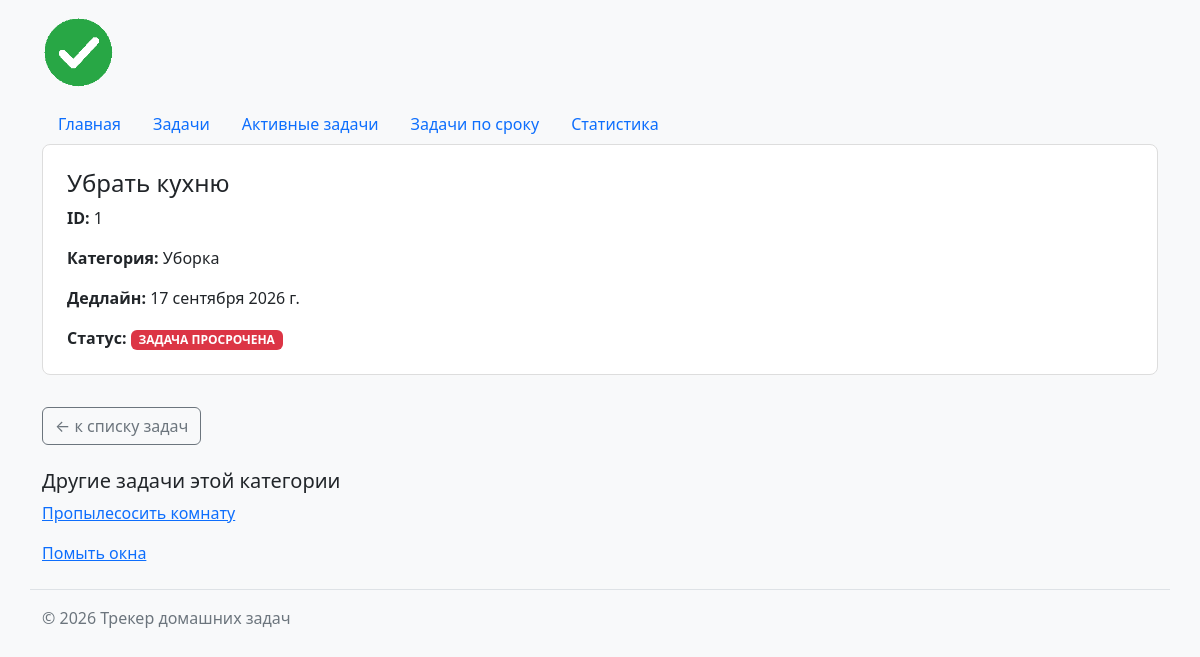
/tasks/1/, run on the app's committed database.
### task_pages/models.py (models this page shows, shortened)
class Task(models.Model):
    name = models.CharField("Название", max_length=200)
    category = models.ForeignKey(
        Category, on_delete=models.PROTECT, related_name="tasks",
        verbose_name="Категория",
    )
    deadline = models.DateField("Срок выполнения")
    is_completed = models.BooleanField("Выполнена", default=False)
    class Meta:
        ordering = ["deadline", "id"]
        verbose_name = "Задача"
        verbose_name_plural = "Задачи"
    @property
    def is_overdue(self):
        return not self.is_completed and self.deadline < timezone.localdate()

class Category(models.Model):
    name = models.CharField("Название", max_length=200, unique=True)
    class Meta:
        ordering = ["name"]
        verbose_name = "Категория"
        verbose_name_plural = "Категории"
    def __str__(self):
        return self.name

### task_pages/views.py (the view)
# urls.py: path('<int:task_id>/', views.task_detail, name='detail'),
def task_detail(request, task_id):
    try:
        task = Task.objects.select_related("category").get(pk=task_id)
    except Task.DoesNotExist:
        task = None
    related_tasks = (
        task.category.tasks.exclude(pk=task.pk).select_related("category")[:3]
        if task else []
    )
    return render(request, "task_pages/task_detail.html", {
        "task": task, "related_tasks": related_tasks,
    }, status=200 if task else 404)

### task_pages/templates/task_pages/task_detail.html (shortened to what this page needs)
{% extends "base.html" %}
{% block content %}
    {% if task %}
        <div class="card task-card">
            <div class="card-body">
                <h1 class="card-title h4">
                    {{ task.name|default:"Без названия" }}
                </h1>
                <p class="card-text">
                    <strong>ID:</strong> {{ task.id }}
                </p>
                <p class="card-text">
                    <strong>Категория:</strong> {{ task.category }}
                </p>
                <p class="card-text">
                    <strong>Дедлайн:</strong> {{ task.deadline }}
                </p>
                <p class="card-text">
                    <strong>Статус:</strong>
                    {% include "task_pages/includes/task_status.html" %}
                </p>
            </div>
        </div>
    {% else %}
        <h1 class="text-danger">Задача не найдена</h1>
        <p>Задача с указанным идентификатором отсутствует.</p>
    {% endif %}
    <a
        href="{% url 'tasks:list' %}"
        class="btn btn-outline-secondary mt-3"
    >
        &larr; к списку задач
    </a>
    {% if related_tasks %}
        <h2 class="h5 mt-4">Другие задачи этой категории</h2>
        {% for related in related_tasks %}
            <p><a href="{% url 'tasks:detail' related.id %}">{{ related.name }}</a></p>
        {% endfor %}
    {% endif %}
{% endblock %}

### homepage/static/homepage/css/style.css (style rules this page uses)
body { min-height: 100vh; background-color: #f8f9fa; }
.task-card { margin-bottom: 1rem; padding: 0.5rem; border: 1px solid #ddd; border-radius: 8px; }

### data on the page
Task: name "Убрать кухню", id "1", category "Уборка", deadline "17 сентября 2026 г."
Task: name "Пропылесосить комнату"
Task: name "Помыть окна"
